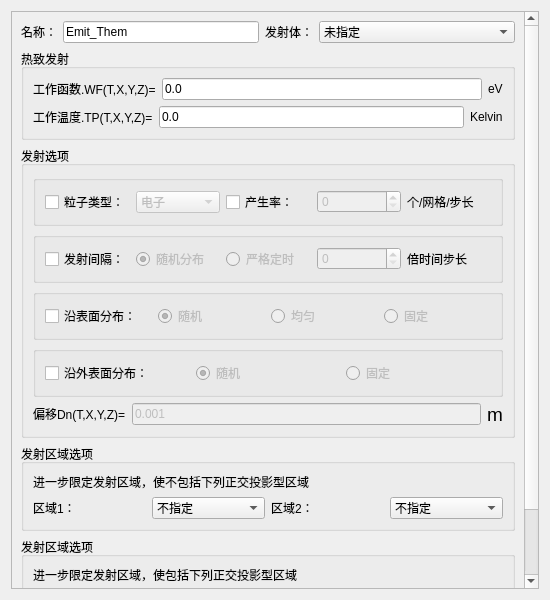
<?xml version="1.0" encoding="UTF-8"?>
<ui version="4.0">
 <class>Dialog_EmtDlg</class>
 <widget class="QDialog" name="Dialog_EmtDlg">
  <property name="windowModality">
   <enum>Qt::ApplicationModal</enum>
  </property>
  <property name="geometry">
   <rect>
    <x>0</x>
    <y>0</y>
    <width>550</width>
    <height>600</height>
   </rect>
  </property>
  <property name="minimumSize">
   <size>
    <width>0</width>
    <height>0</height>
   </size>
  </property>
  <property name="maximumSize">
   <size>
    <width>16777215</width>
    <height>16777215</height>
   </size>
  </property>
  <property name="windowTitle">
   <string>热致发射</string>
  </property>
  <layout class="QGridLayout" name="gridLayout_10">
   <item row="0" column="0">
    <widget class="QScrollArea" name="scrollArea">
     <property name="widgetResizable">
      <bool>true</bool>
     </property>
     <widget class="QWidget" name="scrollAreaWidgetContents">
      <property name="geometry">
       <rect>
        <x>0</x>
        <y>-79</y>
        <width>513</width>
        <height>659</height>
       </rect>
      </property>
      <layout class="QGridLayout" name="gridLayout_9">
       <item row="0" column="0">
        <layout class="QHBoxLayout" name="horizontalLayout_9">
         <item>
          <widget class="QLabel" name="Label_Name_2">
           <property name="sizePolicy">
            <sizepolicy hsizetype="Fixed" vsizetype="Preferred">
             <horstretch>0</horstretch>
             <verstretch>0</verstretch>
            </sizepolicy>
           </property>
           <property name="text">
            <string>名称：</string>
           </property>
          </widget>
         </item>
         <item>
          <widget class="QLineEdit" name="LineEdit_Name">
           <property name="sizePolicy">
            <sizepolicy hsizetype="Preferred" vsizetype="Fixed">
             <horstretch>0</horstretch>
             <verstretch>0</verstretch>
            </sizepolicy>
           </property>
           <property name="text">
            <string>Emit_Them</string>
           </property>
          </widget>
         </item>
         <item>
          <widget class="QLabel" name="Label_Shadow_2">
           <property name="sizePolicy">
            <sizepolicy hsizetype="Fixed" vsizetype="Preferred">
             <horstretch>0</horstretch>
             <verstretch>0</verstretch>
            </sizepolicy>
           </property>
           <property name="text">
            <string>发射体：</string>
           </property>
          </widget>
         </item>
         <item>
          <widget class="StyledComboBox" name="ComboBox_Shadow">
           <property name="enabled">
            <bool>true</bool>
           </property>
           <property name="sizePolicy">
            <sizepolicy hsizetype="Preferred" vsizetype="Fixed">
             <horstretch>0</horstretch>
             <verstretch>0</verstretch>
            </sizepolicy>
           </property>
           <property name="maximumSize">
            <size>
             <width>16777215</width>
             <height>16777215</height>
            </size>
           </property>
           <property name="sizeIncrement">
            <size>
             <width>1</width>
             <height>0</height>
            </size>
           </property>
           <property name="editable">
            <bool>false</bool>
           </property>
           <item>
            <property name="text">
             <string>未指定</string>
            </property>
           </item>
          </widget>
         </item>
        </layout>
       </item>
       <item row="1" column="0">
        <spacer name="verticalSpacer">
         <property name="orientation">
          <enum>Qt::Vertical</enum>
         </property>
         <property name="sizeHint" stdset="0">
          <size>
           <width>20</width>
           <height>40</height>
          </size>
         </property>
        </spacer>
       </item>
       <item row="2" column="0">
        <widget class="QGroupBox" name="groupBox">
         <property name="title">
          <string>热致发射</string>
         </property>
         <layout class="QGridLayout" name="gridLayout_5">
          <item row="0" column="0">
           <spacer name="verticalSpacer_2">
            <property name="orientation">
             <enum>Qt::Vertical</enum>
            </property>
            <property name="sizeHint" stdset="0">
             <size>
              <width>20</width>
              <height>40</height>
             </size>
            </property>
           </spacer>
          </item>
          <item row="2" column="0">
           <spacer name="verticalSpacer_3">
            <property name="orientation">
             <enum>Qt::Vertical</enum>
            </property>
            <property name="sizeHint" stdset="0">
             <size>
              <width>20</width>
              <height>40</height>
             </size>
            </property>
           </spacer>
          </item>
          <item row="3" column="0">
           <layout class="QHBoxLayout" name="horizontalLayout_7">
            <item>
             <widget class="QLabel" name="label_3">
              <property name="text">
               <string>&lt;html&gt;&lt;head/&gt;&lt;body&gt;&lt;p&gt;工作温度.TP(T,X,Y,Z)=&lt;/p&gt;&lt;/body&gt;&lt;/html&gt;</string>
              </property>
             </widget>
            </item>
            <item>
             <widget class="QLineEdit" name="LineEdit_TP">
              <property name="enabled">
               <bool>true</bool>
              </property>
              <property name="text">
               <string>0.0</string>
              </property>
             </widget>
            </item>
            <item>
             <widget class="QLabel" name="label_4">
              <property name="text">
               <string>&lt;html&gt;&lt;head/&gt;&lt;body&gt;&lt;p&gt;Kelvin&lt;/p&gt;&lt;/body&gt;&lt;/html&gt;</string>
              </property>
             </widget>
            </item>
           </layout>
          </item>
          <item row="1" column="0">
           <layout class="QHBoxLayout" name="horizontalLayout_6">
            <item>
             <widget class="QLabel" name="label">
              <property name="text">
               <string>&lt;html&gt;&lt;head/&gt;&lt;body&gt;&lt;p&gt;工作函数.WF(T,X,Y,Z)=&lt;/p&gt;&lt;/body&gt;&lt;/html&gt;</string>
              </property>
             </widget>
            </item>
            <item>
             <widget class="QLineEdit" name="LineEdit_WF">
              <property name="text">
               <string>0.0</string>
              </property>
             </widget>
            </item>
            <item>
             <widget class="QLabel" name="label_2">
              <property name="text">
               <string>&lt;html&gt;&lt;head/&gt;&lt;body&gt;&lt;p&gt;eV&lt;/p&gt;&lt;/body&gt;&lt;/html&gt;</string>
              </property>
             </widget>
            </item>
           </layout>
          </item>
          <item row="4" column="0">
           <spacer name="verticalSpacer_4">
            <property name="orientation">
             <enum>Qt::Vertical</enum>
            </property>
            <property name="sizeHint" stdset="0">
             <size>
              <width>20</width>
              <height>40</height>
             </size>
            </property>
           </spacer>
          </item>
         </layout>
        </widget>
       </item>
       <item row="3" column="0">
        <widget class="QGroupBox" name="groupBox_2">
         <property name="title">
          <string>发射选项</string>
         </property>
         <layout class="QGridLayout" name="gridLayout_4">
          <item row="4" column="0">
           <layout class="QHBoxLayout" name="horizontalLayout_3">
            <item>
             <widget class="QGroupBox" name="groupBox_6">
              <property name="title">
               <string/>
              </property>
              <property name="flat">
               <bool>true</bool>
              </property>
              <layout class="QGridLayout" name="gridLayout_6">
               <item row="0" column="0">
                <widget class="QCheckBox" name="checkBox_surface">
                 <property name="text">
                  <string>沿表面分布：</string>
                 </property>
                </widget>
               </item>
               <item row="0" column="1">
                <widget class="QRadioButton" name="radioButton_randomm">
                 <property name="enabled">
                  <bool>false</bool>
                 </property>
                 <property name="text">
                  <string>随机</string>
                 </property>
                 <property name="checked">
                  <bool>true</bool>
                 </property>
                </widget>
               </item>
               <item row="0" column="2">
                <widget class="QRadioButton" name="radioButton_uniform">
                 <property name="enabled">
                  <bool>false</bool>
                 </property>
                 <property name="text">
                  <string>均匀</string>
                 </property>
                </widget>
               </item>
               <item row="0" column="3">
                <widget class="QRadioButton" name="radioButton_fixed">
                 <property name="enabled">
                  <bool>false</bool>
                 </property>
                 <property name="text">
                  <string>固定</string>
                 </property>
                </widget>
               </item>
              </layout>
             </widget>
            </item>
           </layout>
          </item>
          <item row="3" column="0">
           <spacer name="verticalSpacer_6">
            <property name="orientation">
             <enum>Qt::Vertical</enum>
            </property>
            <property name="sizeHint" stdset="0">
             <size>
              <width>20</width>
              <height>40</height>
             </size>
            </property>
           </spacer>
          </item>
          <item row="1" column="0">
           <spacer name="verticalSpacer_5">
            <property name="orientation">
             <enum>Qt::Vertical</enum>
            </property>
            <property name="sizeHint" stdset="0">
             <size>
              <width>20</width>
              <height>40</height>
             </size>
            </property>
           </spacer>
          </item>
          <item row="2" column="0">
           <layout class="QHBoxLayout" name="horizontalLayout_2">
            <item>
             <widget class="QGroupBox" name="groupBox_7">
              <property name="title">
               <string/>
              </property>
              <property name="flat">
               <bool>true</bool>
              </property>
              <layout class="QGridLayout" name="gridLayout_7">
               <item row="0" column="2">
                <widget class="QRadioButton" name="radioButton_strictTiming">
                 <property name="enabled">
                  <bool>false</bool>
                 </property>
                 <property name="text">
                  <string>严格定时</string>
                 </property>
                </widget>
               </item>
               <item row="0" column="3">
                <widget class="QSpinBox" name="spinBox_timesStep">
                 <property name="enabled">
                  <bool>false</bool>
                 </property>
                </widget>
               </item>
               <item row="0" column="1">
                <widget class="QRadioButton" name="radioButton_random">
                 <property name="enabled">
                  <bool>false</bool>
                 </property>
                 <property name="text">
                  <string>随机分布</string>
                 </property>
                 <property name="checked">
                  <bool>true</bool>
                 </property>
                </widget>
               </item>
               <item row="0" column="0">
                <widget class="QCheckBox" name="checkBox_transmittingInterval">
                 <property name="text">
                  <string>发射间隔：</string>
                 </property>
                </widget>
               </item>
               <item row="0" column="4">
                <widget class="QLabel" name="label_9">
                 <property name="text">
                  <string>倍时间步长</string>
                 </property>
                </widget>
               </item>
              </layout>
             </widget>
            </item>
           </layout>
          </item>
          <item row="8" column="0">
           <layout class="QHBoxLayout" name="horizontalLayout_5">
            <item>
             <widget class="QLabel" name="label_5">
              <property name="text">
               <string>&lt;html&gt;&lt;head/&gt;&lt;body&gt;&lt;p&gt;偏移Dn(T,X,Y,Z)=&lt;/p&gt;&lt;/body&gt;&lt;/html&gt;</string>
              </property>
             </widget>
            </item>
            <item>
             <widget class="QLineEdit" name="LineEdit_Dn">
              <property name="enabled">
               <bool>false</bool>
              </property>
              <property name="text">
               <string>0.001</string>
              </property>
             </widget>
            </item>
            <item>
             <widget class="QLabel" name="label_8">
              <property name="text">
               <string>&lt;html&gt;&lt;head/&gt;&lt;body&gt;&lt;p&gt;&lt;span style=&quot; font-size:14pt;&quot;&gt;m&lt;/span&gt;&lt;/p&gt;&lt;/body&gt;&lt;/html&gt;</string>
              </property>
             </widget>
            </item>
           </layout>
          </item>
          <item row="6" column="0">
           <layout class="QHBoxLayout" name="horizontalLayout_4">
            <item>
             <widget class="QGroupBox" name="groupBox_5">
              <property name="title">
               <string/>
              </property>
              <property name="flat">
               <bool>true</bool>
              </property>
              <layout class="QGridLayout" name="gridLayout">
               <item row="0" column="1">
                <widget class="QRadioButton" name="radioButton_randommm">
                 <property name="enabled">
                  <bool>false</bool>
                 </property>
                 <property name="text">
                  <string>随机</string>
                 </property>
                 <property name="checked">
                  <bool>true</bool>
                 </property>
                </widget>
               </item>
               <item row="0" column="2">
                <widget class="QRadioButton" name="radioButton_alongOutsideFixed">
                 <property name="enabled">
                  <bool>false</bool>
                 </property>
                 <property name="text">
                  <string>固定</string>
                 </property>
                </widget>
               </item>
               <item row="0" column="0">
                <widget class="QCheckBox" name="checkBox_outSurface">
                 <property name="text">
                  <string>沿外表面分布：</string>
                 </property>
                </widget>
               </item>
              </layout>
             </widget>
            </item>
           </layout>
          </item>
          <item row="0" column="0">
           <layout class="QHBoxLayout" name="horizontalLayout_8">
            <item>
             <widget class="QGroupBox" name="groupBox_8">
              <property name="title">
               <string/>
              </property>
              <property name="flat">
               <bool>true</bool>
              </property>
              <layout class="QGridLayout" name="gridLayout_8">
               <item row="0" column="3">
                <widget class="QSpinBox" name="spinBox_generationRate">
                 <property name="enabled">
                  <bool>false</bool>
                 </property>
                </widget>
               </item>
               <item row="0" column="1">
                <widget class="StyledComboBox" name="ComboBox_particleType">
                 <property name="enabled">
                  <bool>false</bool>
                 </property>
                 <item>
                  <property name="text">
                   <string>电子</string>
                  </property>
                 </item>
                 <item>
                  <property name="text">
                   <string>质子</string>
                  </property>
                 </item>
                </widget>
               </item>
               <item row="0" column="2">
                <widget class="QCheckBox" name="checkBox_generationRate">
                 <property name="text">
                  <string>产生率：</string>
                 </property>
                </widget>
               </item>
               <item row="0" column="0">
                <widget class="QCheckBox" name="checkBox_particleType">
                 <property name="text">
                  <string>粒子类型：</string>
                 </property>
                </widget>
               </item>
               <item row="0" column="4">
                <widget class="QLabel" name="label_7">
                 <property name="text">
                  <string>个/网格/步长</string>
                 </property>
                </widget>
               </item>
              </layout>
             </widget>
            </item>
           </layout>
          </item>
          <item row="5" column="0">
           <spacer name="verticalSpacer_7">
            <property name="orientation">
             <enum>Qt::Vertical</enum>
            </property>
            <property name="sizeHint" stdset="0">
             <size>
              <width>20</width>
              <height>40</height>
             </size>
            </property>
           </spacer>
          </item>
          <item row="7" column="0">
           <spacer name="verticalSpacer_8">
            <property name="orientation">
             <enum>Qt::Vertical</enum>
            </property>
            <property name="sizeHint" stdset="0">
             <size>
              <width>20</width>
              <height>40</height>
             </size>
            </property>
           </spacer>
          </item>
         </layout>
        </widget>
       </item>
       <item row="4" column="0">
        <widget class="QGroupBox" name="groupBox_3">
         <property name="title">
          <string>发射区域选项</string>
         </property>
         <layout class="QGridLayout" name="gridLayout_3">
          <item row="1" column="0">
           <layout class="QHBoxLayout" name="horizontalLayout_14">
            <item>
             <widget class="QLabel" name="label_16">
              <property name="text">
               <string>&lt;html&gt;&lt;head/&gt;&lt;body&gt;&lt;p&gt;进一步限定发射区域，使不包括下列正交投影型区域&lt;/p&gt;&lt;/body&gt;&lt;/html&gt;</string>
              </property>
             </widget>
            </item>
           </layout>
          </item>
          <item row="3" column="0">
           <layout class="QHBoxLayout" name="horizontalLayout_15">
            <item>
             <widget class="QLabel" name="label_17">
              <property name="text">
               <string>区域1：</string>
              </property>
             </widget>
            </item>
            <item>
             <widget class="StyledComboBox" name="ComboBox_notInclued">
              <item>
               <property name="text">
                <string>不指定</string>
               </property>
              </item>
             </widget>
            </item>
            <item>
             <widget class="QLabel" name="label_15">
              <property name="text">
               <string>区域2：</string>
              </property>
             </widget>
            </item>
            <item>
             <widget class="StyledComboBox" name="ComboBox_notIncludedd">
              <item>
               <property name="text">
                <string>不指定</string>
               </property>
              </item>
             </widget>
            </item>
           </layout>
          </item>
          <item row="2" column="0">
           <spacer name="verticalSpacer_12">
            <property name="orientation">
             <enum>Qt::Vertical</enum>
            </property>
            <property name="sizeHint" stdset="0">
             <size>
              <width>20</width>
              <height>40</height>
             </size>
            </property>
           </spacer>
          </item>
          <item row="0" column="0">
           <spacer name="verticalSpacer_11">
            <property name="orientation">
             <enum>Qt::Vertical</enum>
            </property>
            <property name="sizeHint" stdset="0">
             <size>
              <width>20</width>
              <height>40</height>
             </size>
            </property>
           </spacer>
          </item>
          <item row="4" column="0">
           <spacer name="verticalSpacer_13">
            <property name="orientation">
             <enum>Qt::Vertical</enum>
            </property>
            <property name="sizeHint" stdset="0">
             <size>
              <width>20</width>
              <height>40</height>
             </size>
            </property>
           </spacer>
          </item>
         </layout>
        </widget>
       </item>
       <item row="5" column="0">
        <widget class="QGroupBox" name="groupBox_4">
         <property name="title">
          <string>发射区域选项</string>
         </property>
         <layout class="QGridLayout" name="gridLayout_2">
          <item row="0" column="0">
           <spacer name="verticalSpacer_14">
            <property name="orientation">
             <enum>Qt::Vertical</enum>
            </property>
            <property name="sizeHint" stdset="0">
             <size>
              <width>20</width>
              <height>40</height>
             </size>
            </property>
           </spacer>
          </item>
          <item row="2" column="0">
           <spacer name="verticalSpacer_15">
            <property name="orientation">
             <enum>Qt::Vertical</enum>
            </property>
            <property name="sizeHint" stdset="0">
             <size>
              <width>20</width>
              <height>40</height>
             </size>
            </property>
           </spacer>
          </item>
          <item row="1" column="0">
           <layout class="QHBoxLayout" name="horizontalLayout_16">
            <item>
             <widget class="QLabel" name="label_18">
              <property name="text">
               <string>&lt;html&gt;&lt;head/&gt;&lt;body&gt;&lt;p&gt;进一步限定发射区域，使包括下列正交投影型区域&lt;/p&gt;&lt;/body&gt;&lt;/html&gt;</string>
              </property>
             </widget>
            </item>
           </layout>
          </item>
          <item row="3" column="0">
           <layout class="QHBoxLayout" name="horizontalLayout_17">
            <item>
             <widget class="QLabel" name="label_19">
              <property name="text">
               <string>区域1：</string>
              </property>
             </widget>
            </item>
            <item>
             <widget class="StyledComboBox" name="ComboBox_included">
              <item>
               <property name="text">
                <string>不指定</string>
               </property>
              </item>
             </widget>
            </item>
            <item>
             <widget class="QLabel" name="label_20">
              <property name="text">
               <string>区域2：</string>
              </property>
             </widget>
            </item>
            <item>
             <widget class="StyledComboBox" name="ComboBox_includedd">
              <item>
               <property name="text">
                <string>不指定</string>
               </property>
              </item>
             </widget>
            </item>
           </layout>
          </item>
          <item row="4" column="0">
           <spacer name="verticalSpacer_16">
            <property name="orientation">
             <enum>Qt::Vertical</enum>
            </property>
            <property name="sizeHint" stdset="0">
             <size>
              <width>20</width>
              <height>40</height>
             </size>
            </property>
           </spacer>
          </item>
         </layout>
        </widget>
       </item>
       <item row="6" column="0">
        <layout class="QHBoxLayout" name="horizontalLayout_18">
         <item>
          <widget class="QPushButton" name="pb_ok">
           <property name="text">
            <string>确定</string>
           </property>
          </widget>
         </item>
         <item>
          <widget class="QPushButton" name="pb_cancel">
           <property name="text">
            <string>取消</string>
           </property>
          </widget>
         </item>
        </layout>
       </item>
       <item row="7" column="0">
        <spacer name="verticalSpacer_17">
         <property name="orientation">
          <enum>Qt::Vertical</enum>
         </property>
         <property name="sizeHint" stdset="0">
          <size>
           <width>20</width>
           <height>40</height>
          </size>
         </property>
        </spacer>
       </item>
      </layout>
     </widget>
    </widget>
   </item>
  </layout>
 </widget>
 <customwidgets>
  <customwidget>
   <class>StyledComboBox</class>
   <extends>QComboBox</extends>
   <header>StyledComboBox.h</header>
  </customwidget>
 </customwidgets>
 <tabstops>
  <tabstop>pb_ok</tabstop>
  <tabstop>pb_cancel</tabstop>
  <tabstop>LineEdit_Name</tabstop>
  <tabstop>ComboBox_Shadow</tabstop>
  <tabstop>LineEdit_WF</tabstop>
  <tabstop>LineEdit_TP</tabstop>
  <tabstop>checkBox_particleType</tabstop>
  <tabstop>ComboBox_particleType</tabstop>
  <tabstop>checkBox_generationRate</tabstop>
  <tabstop>spinBox_generationRate</tabstop>
  <tabstop>checkBox_transmittingInterval</tabstop>
  <tabstop>radioButton_random</tabstop>
  <tabstop>radioButton_strictTiming</tabstop>
  <tabstop>spinBox_timesStep</tabstop>
  <tabstop>checkBox_surface</tabstop>
  <tabstop>radioButton_randomm</tabstop>
  <tabstop>radioButton_uniform</tabstop>
  <tabstop>radioButton_fixed</tabstop>
  <tabstop>checkBox_outSurface</tabstop>
  <tabstop>radioButton_randommm</tabstop>
  <tabstop>radioButton_alongOutsideFixed</tabstop>
  <tabstop>LineEdit_Dn</tabstop>
  <tabstop>ComboBox_notInclued</tabstop>
  <tabstop>ComboBox_notIncludedd</tabstop>
  <tabstop>ComboBox_included</tabstop>
  <tabstop>ComboBox_includedd</tabstop>
  <tabstop>scrollArea</tabstop>
 </tabstops>
 <resources/>
 <connections/>
</ui>
